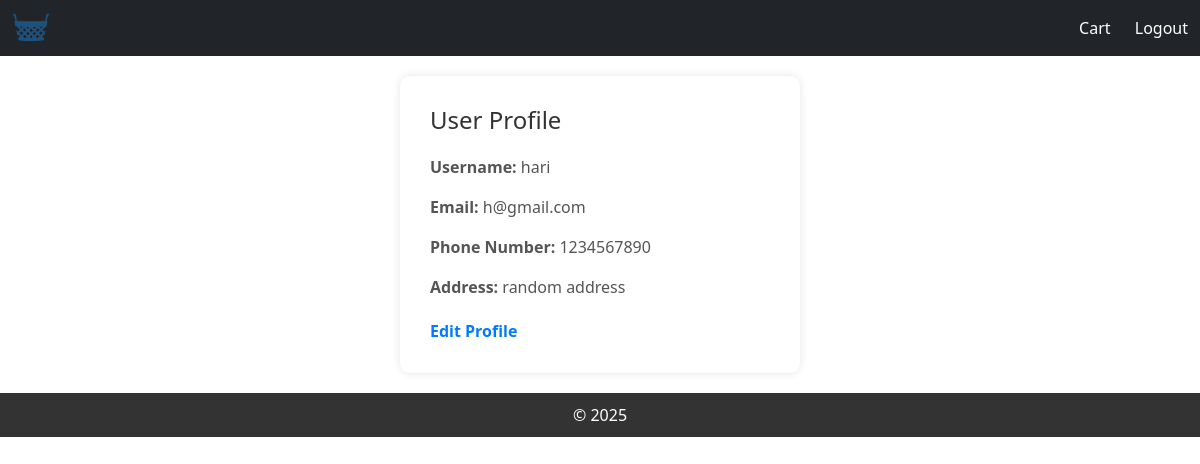
/user/profile (signed in), run on the app's committed database.
### model.py (models this page shows)
class User(db.Model):
    __tablename__ = 'user'
    user_id = db.Column(db.Integer, primary_key=True)
    username = db.Column(db.String(50), nullable=False)
    email = db.Column(db.String(100), nullable=False)
    phone = db.Column(db.String, nullable=False)
    password = db.Column(db.String(50), nullable=False)
    address = db.Column(db.String)

### controller.py (the view)
@app.route('/user/profile', methods=['GET'])
def user_profile():
    user_id = session.get('user_id')
    if user_id is None:
        return redirect(url_for('user_login'))
    user = User.query.filter_by(user_id=user_id).first()
    if user:
        return render_template('profile.html', user=user)
    else:
        return "User not found"

### templates/profile.html
{% extends "user_base.html" %}
{% block content %}
<link rel="stylesheet" type="text/css" href="{{ url_for('static', filename='sty1.css') }}">
    <div id="profile">
    <h1>User Profile</h1>
    <p><strong>Username:</strong> {{ user.username }}</p>
    <p><strong>Email:</strong> {{ user.email }}</p>
    <p><strong>Phone Number:</strong> {{ user.phone }}</p>
    <p><strong>Address:</strong> {{ user.address }}</p>
    <a href="/user/edit_profile">Edit Profile</a>
    </div>
{% endblock %}

### static/sty1.css (style rules this page uses)
#profile { padding: 30px; background-color: #fff; border-radius: 10px; margin-top: 20px; box-shadow: 0 0 10px rgba(0, 0, 0, 0.1); max-width: 400px; margin: 0 auto; }
#profile h1 { font-size: 24px; margin-bottom: 20px; color: #333; }
#profile p { font-size: 16px; color: #555; }
#profile a { color: #007bff; text-decoration: none; font-weight: bold; display: block; margin-top: 20px; }

### data on the page
User: username "hari", email "h@gmail.com", phone "1234567890", address "random address"
